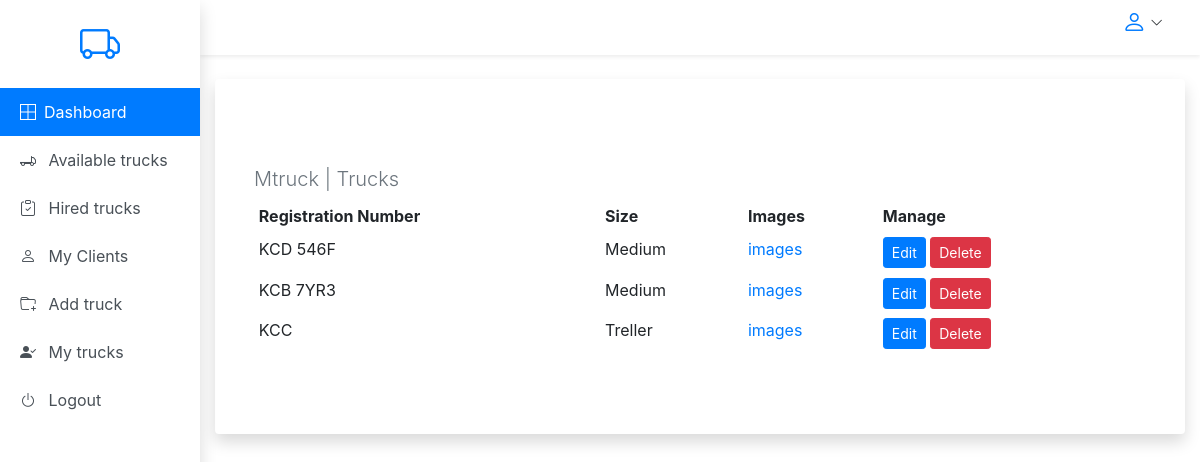
The app's page /my_trucks (signed in) with its own data.
### models.py (models this page shows, shortened)
class Trucks(db.Model):
    __tablename__ = "trucks"
    id = db.Column(db.Integer, primary_key=True)
    regno = db.Column(db.String(100), nullable=False)
    truck_img = db.Column(db.String(150), default="no-image.jpg")
    size = db.Column(db.String(150))
    user_id = db.Column(db.Integer, db.ForeignKey("user.id"), nullable=False)
    owner = db.relationship("User", backref=db.backref("owner"), lazy=True)
    status = db.Column(db.Boolean, default=False)

### main.py (the view)
@app.route("/my_trucks", methods=("GET", "POST"), strict_slashes=False)
@login_required
def my_trucks():
    trucks = Trucks.query.filter_by(user_id=current_user.id).all()
    return render_template("trucks.html",
    title="Mtruck | Trucks",
    trucks=trucks
    )

### main.py (called while the page is built)
@login_manager.user_loader
def load_user(user_id):
    return User.query.get(int(user_id))

### templates/trucks.html (shortened to what this page needs)
{% extends "dashboard_base.html" %}
{% block content%}
<div class="container row">
    <div class="col-md-12">
        <h1 class="lead text-muted"> {{ title }} </h1>
        <div class="table-responsive">
            <table class="table table-borderless table-sm">
                <thead>
                    <tr>
                        <th scope="col">Registration Number</th>
                        <th scope="col">Size</th>
                        <th scope="col">Images</th>
                        <th scope="col">Manage</th>
                    </tr>
                </thead>
                <tbody>
                    {% for truck in trucks %}
                    {% if request.path == '/my_trucks' %}
                    <tr class="">
                        <td> {{ truck.regno }} </td>
                        <td> {{ truck.size }} </td>
                        <td>
                            <a data-toggle="collapse" href="#collapseExample-{{truck.id}}" role="button" aria-expanded="false" aria-controls="collapseExample">
                                images
                            </a>
                        </td>
                        {% if truck.user_id == current_user.id%}
                        <td>
                            <a type="button" href="{{ url_for('update_truck',truck_id = truck.id) }}" class="btn btn-primary btn-sm">Edit</a>
                            <a type="button" class="btn btn-danger btn-sm" data-toggle="modal" data-target="#exampleModal-{{truck.id}}">Delete</a>
                        </td>
                        {% endif %}
                    </tr>
                    {% endif %}
                    {% endfor %}
                </tbody>
            </table>
        </div>
    </div>
</div>
{% endblock%}

### static/css/admin.css (style rules this page uses)
body { font-family: 'Barlow', sans-serif; }

### records on screen
Trucks: regno "KCD 546F", size "Medium"
Trucks: regno "KCB 7YR3", size "Medium"
Trucks: regno "KCC", size "Treller"

### other values on screen
{{ title }} "Mtruck | Trucks"
